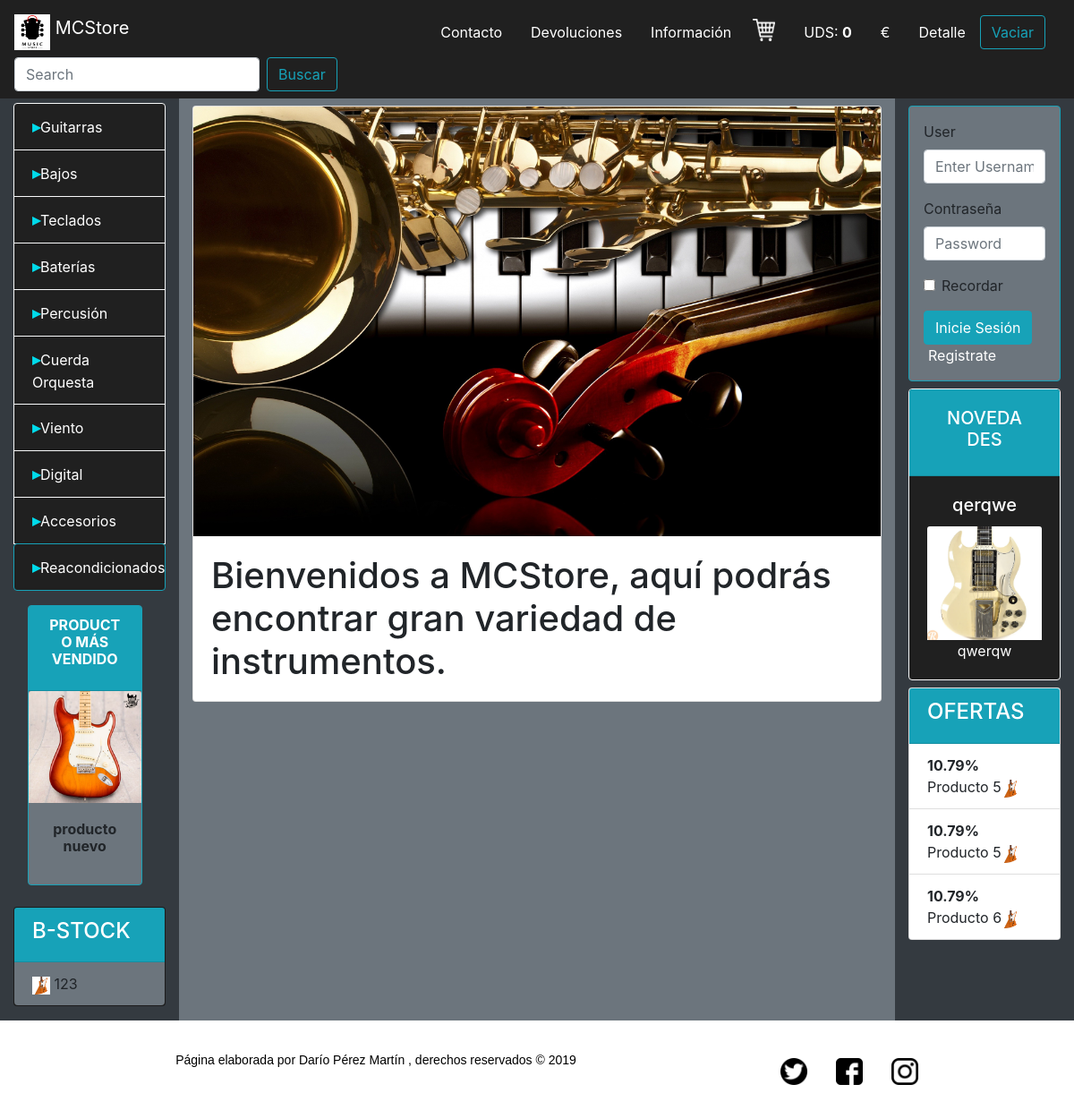
The page / on the database its author committed.
### tables this page shows
CREATE TABLE `categorias` (
  `id_categoria` int(11) NOT NULL DEFAULT '0',
  `nombre_categoria` varchar(50) DEFAULT NULL,
  `id_padre` int(11) DEFAULT NULL
);

CREATE TABLE `producto` (
  `referencia` int(11) NOT NULL,
  `nombre` varchar(50) NOT NULL,
  `stock` int(11) NOT NULL,
  `precio` float NOT NULL,
  `oferta` tinyint(1) NOT NULL,
  `novedad` tinyint(1) NOT NULL,
  `fecha_alta` date NOT NULL,
  `fecha_fabricacion` date NOT NULL,
  `descripcion` text NOT NULL,
  `imagen` varchar(50) NOT NULL,
  `id_categoria` int(11) NOT NULL,
  `precio_oferta` double NOT NULL,
  `cantidad_devueltos` int(11) NOT NULL DEFAULT '0'
);

### menu.php (the view, shortened to what this page needs)
<?php
include 'conexion.php';
$consulta2 = $mysqli->query("select * from categorias where id_padre is NULL");
?>
<ul class="list-group margen-top barra">
  <?php
  while ($resultado2 = $consulta2->fetch_assoc()) {
    echo '<li class="list-group-item bg-black h-personal  border-light letras-blancas">
        <strong class="indice">▸</strong>' . $resultado2['nombre_categoria'] . '<ul class="barra">';
    echo '</ul></li>';
  }
  ?>
  <a href="index.php?categoria=bstock">
    <li class="list-group-item bg-black h-personal submenu border-info minimo letras-blancas">
      <strong class="indice">▸</strong>Reacondicionados</li>
  </a>
</ul>

### index.php (shortened to what this page needs)
<!DOCTYPE html>
<html lang="es">
<head>
  <link rel="stylesheet" href="https://stackpath.bootstrapcdn.com/bootstrap/4.3.1/css/bootstrap.min.css" />
  <link rel="stylesheet" href="estilos.css" />
  <link rel="stylesheet" href="https://cdnjs.cloudflare.com/ajax/libs/jquery-confirm/3.3.2/jquery-confirm.min.css">
</head>
<body>
  <?php
  include 'navbar.php';
  ?>
        <?php
        include 'conexion.php';
          ?>
  <div class="container-fluid">
    <div class="row">
      <div class="col-2 bg-dark">
        <?php
        include 'menu.php';
        include 'mas_vendido.php';
        include 'b_stock.php';
        ?>
      </div>
      <div class="col-8 bg-secondary fa-align-center">
        <?php
        if (isset($_GET['registro'])) {
          if ($_GET['registro'] == 1) {
            include 'formulario_registro.php';
          } elseif ($_GET['registro'] == 2) {
            include 'altaproducto.php';
          } elseif ($_GET['registro'] == 3) {
            include 'detalle_compra.php';
          } elseif ($_GET['registro'] == 4) {
            include 'misPedidos.php';
          } elseif ($_GET['registro'] == 5) {
            include 'devoluciones.php';
          } elseif ($_GET['registro'] == 6) {
            include 'misUltimosPedidos.php';
          } else {
            include 'principal.php';
          }
        } else {
          if (isset($_GET['categoria'])) {
            include 'main.php';
          } else {
            include 'principal.php';
          }
        }
        ?>
      </div>
      <div class="col-2 bg-dark">
        <?php
        include 'login.php';
        include 'novedades.php';
        include 'ofertas.php';
        ?>
      </div>
    </div>
  </div>
  <?php
  include 'footer.php';
  ?>
</body>
</html>

### navbar.php (shortened to what this page needs)
<nav class="navbar navbar-dark bg-black">
  <a class="navbar-brand" href="http://localhost/AccesoDatos/index.php">
    <img src="imagenes/tienda.jpg" width="40" height="40" class="d-inline-block align-top" alt="" />
    MCStore
  </a>
  <div class=" navbar">
    <a href="" class="nav-item nav-link">Contacto</a>
    <a href="" class="nav-item nav-link">Devoluciones </a>
    <a href="" class="nav-item nav-link">Información</a>
    <a class="navbar-brand ml-2" href="#">
      <img src="carrito.png" width="25" height="25" class="d-inline-block align-top" alt="" />
    </a>
    <a href="" class="nav-item nav-link ">UDS: <strong id="unidades"><?php echo $_SESSION['cantidad']; ?></strong></a>
    <a href="" class="nav-item nav-link letras-blancas"><strong id="precio"><?php echo $_SESSION['precio']; ?></strong>€</a>
    <a href="index.php?registro=3" class="nav-item nav-link">Detalle</a>
    <button id="vaciar" class="btn btn-outline-info my-2 my-sm-0">Vaciar</button>
  </div>
  <form class="form-inline my-2 my-lg-0">
    <input id="cuadro_busqueda" class="form-control mr-sm-2" type="search" placeholder="Search" aria-label="Search" autocomplete = "off" />
    <input id="buscar" class="btn btn-outline-info my-2 my-sm-0" type="button" value="Buscar">
  </form>
</nav>

### mas_vendido.php (shortened to what this page needs)
<?php
$consulta = $mysqli -> query("SELECT sum(cantidad) as suma, id_producto from linea_pedido GROUP by id_producto order by suma");
$resultado = $consulta->fetch_assoc();
$referencia = $resultado['id_producto'];
$consulta2 = $mysqli -> query("select * from producto where referencia ='".$referencia."'");
$producto = $consulta2 ->fetch_assoc();
?>
<div
class="card w-75 ml-3 mt-3 bg-secondary border-info"
style="width: 18rem;"
> <div class="card-header bg-info">
<h6 class="card-title font-weight-bold text-center letras-blancas" >
  PRODUCTO MÁS VENDIDO
</h6>
</div>
<img src="upload/<?php echo $producto['imagen'] ?>" class="card-img-top" alt="..." />
<div class="card-body text-center">
  <h6 class="card-title font-weight-bolder text-center">
    <?php echo $producto['nombre'] ?>
  </h6>
</div>
</div>

### b_stock.php
<?php
include 'conexion.php';
$consulta = $mysqli -> query("select * from producto where cantidad_devueltos not in (0) ORDER BY rand() limit 3 ");
?>
<div class="card mt-4  mb-3 bg-black">
 <div class="card-header bg-info">
   <h4 class="letras-blancas">B-STOCK</h4>
 </div>
 <ul class="list-group list-group-flush">
   <?php
   if($mysqli -> affected_rows == 0){
     ?>
    <li class="list-group-item bg-secondary"> No hay devoluciones</li>
    <?php
  }else{
    while($resultado = $consulta -> fetch_assoc()){
      ?>
       <li class="list-group-item bg-secondary"><img src="upload/<?php echo $resultado['imagen'] ?>" class="pequeña">  <?php echo $resultado['nombre']; ?> </li>
      <?php
    }
  }
   ?>
 </ul>
</div>

### principal.php
<div class="card mt-2" >
  <img src="imagenes/principal.jpg" class="card-img-top " alt="...">
  <div class="card-body">
    <h1 class="card-text">Bienvenidos a MCStore, aquí podrás encontrar gran variedad de instrumentos.</h1>
  </div>
</div>

### login.php (shortened to what this page needs)
<?php
if (!isset($_SESSION['usuario'])) {
  ?>
  <div class="card p-3 mt-2 bg-secondary border-info">
    <form>
      <div class="form-group">
        <label for="exampleInputEmail1">User</label>
        <input type="text" class="form-control" id="user" aria-describedby="emailHelp" autocomplete = "off" placeholder="Enter Username" />
      </div>
      <div class="form-group">
        <label for="exampleInputPassword1">Contraseña</label>
        <input type="password" class="form-control" autocomplete = "off" id="pass_user" placeholder="Password" />
      </div>
      <div class="form-group form-check">
        <input type="checkbox" class="form-check-input" id="exampleCheck1" />
        <label class="form-check-label" for="exampleCheck1">Recordar</label>
      </div>
      <button id="login" type="submit" class="btn btn-info">Inicie Sesión</button>
      <a href="index.php?registro=1" class="registro"> Registrate</a>
    </form>
  </div>
  <?php
}
?>

### novedades.php
<?php
include 'conexion.php';
$resultado = $mysqli ->query("select * from producto where novedad=true ORDER BY rand() limit 1");
$row = $resultado -> fetch_array();
$nombre = $row['nombre'];
$descripcion = $row['descripcion'];
$imagen = $row['imagen'];
?>
<div class="card text-center mt-2 bg-black border-light">
  <div class="card-header bg-info">
    <a class="nav-link active letras-blancas" href="#">
      <h5>NOVEDADES</h5>
    </a>
  </div>
  <div class="card-body">
    <h5 class="card-title letras-blancas"><?php echo $nombre?></h5>
    <img src="upload/<?php echo $imagen;?>" class="card-img-top" alt="..." />
    <p class="card-text letras-blancas">
      <?php echo $descripcion;?>
    </p>
  </div>
</div>

### ofertas.php
<div class="card mt-2">
  <div class="card-header bg-info">
    <h4 class="letras-blancas">OFERTAS</h4>
  </div>
  <ul class="list-group list-group-flush">
  <?php
  include 'conexion.php';
  $consulta = $mysqli -> query("select * from producto where oferta=true ORDER BY rand() limit 3 ");
  while($result = $consulta -> fetch_assoc()){
    $porcentaje =100-( $result['precio_oferta']*100/$result['precio']);
    $porcentaje = number_format((float)$porcentaje, 2, '.', '');
    ?>
    <li class="list-group-item"><strong><?php echo $porcentaje?>% </strong><?php echo $result['nombre']?><img src="imagenes/<?php echo $result['imagen'] ?>" class="pequeña"> </li>
  <?php
  }
  ?>
  </ul>
</div>

### footer.php
<?php
echo '<footer>
<div id="cont">
 <p>Página elaborada por Darío Pérez Martín , derechos reservados &copy; 2019</p>
</div>
 <table>
   <tr>
     <td class="fotoredes1"><a href=""><img src="logotwitter.png"></a></td></td>
     <td class="fotoredes"><a href=""><img src="logofacebook.png"></a></td>
     <td class="fotoredes"><a href=""><img src="logoinstagram.png"></a></td>
   </tr>
 </table>
</footer>';
?>

### estilos.css (style rules this page uses)
a { color: white; text-decoration: none; }
ul { position: relative; list-style: none; }
table { padding: 15px; border-collapse: separate; margin-left: 2%; }
.minimo { min-width: 150px; }
.margen-top { margin-top: 3%; }
.h-personal { height: 95%; }
.bg-black { background-color: #202020; }
.registro { margin-left: 5px; }
.letras-blancas { color: white; }
footer { position: relative; height: 5%; text-align: center; font-size: 14px; font-family: sans-serif; color: black; }
footer #cont { margin: 20px; float: left; width: 800px; }
footer p { margin-bottom: 10px; padding: 4px; }
.fotoredes img { width: 30px; transition: border 2s; -webkit-transition: border 0.25s; }
.fotoredes1 img { width: 30px; transition: border 2s; -webkit-transition: border 0.25s; }
footer table td { padding: 15px; margin: 5; color: white; }
footer table { margin-top: 10px; }
.pequeña { width: 20px; height: 20px; }
.indice { color: #00dbeb; font-size: 18px; }

### rows shown on the page
categorias: nombre_categoria "Guitarras"
categorias: nombre_categoria "Bajos"
categorias: nombre_categoria "Teclados"
categorias: nombre_categoria "Baterías"
categorias: nombre_categoria "Percusión"
categorias: nombre_categoria "Cuerda Orquesta"
categorias: nombre_categoria "Viento"
categorias: nombre_categoria "Digital"
categorias: nombre_categoria "Accesorios"
producto: imagen (picture), nombre "producto nuevo"
producto: imagen (picture), nombre "123"
producto: nombre "qerqwe", imagen (picture), descripcion "qwerqw"
producto: porcentaje "10.79", nombre "Producto 5", imagen (picture)
producto: porcentaje "10.79", nombre "Producto 5", imagen (picture)
producto: porcentaje "10.79", nombre "Producto 6", imagen (picture)

### other values the page prints
$_SESSION['cantidad'] "0"
